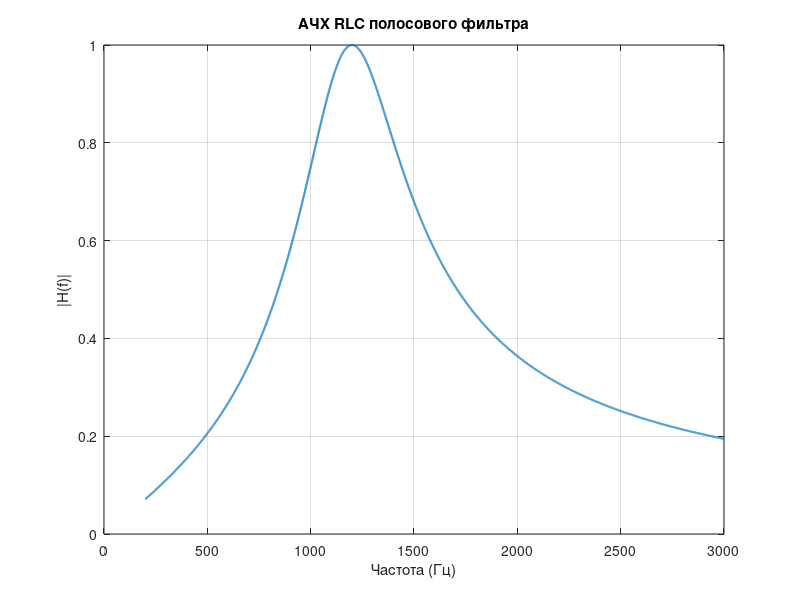

This figure's MATLAB source: (Note: this script raises an error after producing the figure.)
% =========================================================
% ЛР3 — Задание 3
% RLC полосовой фильтр (Band-pass)
% =========================================================

clear;
clc;
close all;

%% Дано

f0 = 1200;      % Гц
df = 500;       % полоса

w0 = 2*pi*f0;
Q = f0 / df;

%% Выбор параметров (задаём C, считаем L)

C = 100e-9;                          % 100 нФ
L = 1 / ((2*pi*f0)^2 * C);           % из резонанса
R = w0 * L / Q;                      % из добротности

fprintf('Параметры полосового фильтра:\n');
fprintf('L = %.6f H\n', L);
fprintf('C = %.10f F\n', C);
fprintf('R = %.4f Ohm\n', R);

%% Частотная ось

f = linspace(200, 3000, 6000);
w = 2*pi*f;

%% Передаточная функция (выход на R)

Z_R = R;
Z_L = 1j*w*L;
Z_C = 1./(1j*w*C);

H = Z_R ./ (Z_R + Z_L + Z_C);

H_mag = abs(H);

%% =========================================================
% АЧХ
% =========================================================

figure('Visible','off','Name','RLC Band-pass','NumberTitle','off');

plot(f, H_mag, 'LineWidth', 1.5);
grid on;

title('АЧХ RLC полосового фильтра');
xlabel('Частота (Гц)');
ylabel('|H(f)|');

hold on;
xline(f0, '--r', 'f_0');

%% Сохранение

exportgraphics(gcf, 'rlc_bandpass.png', 'Resolution', 300);
close(gcf);

disp('Готово: rlc_bandpass.png');

drawnow;
exit;
